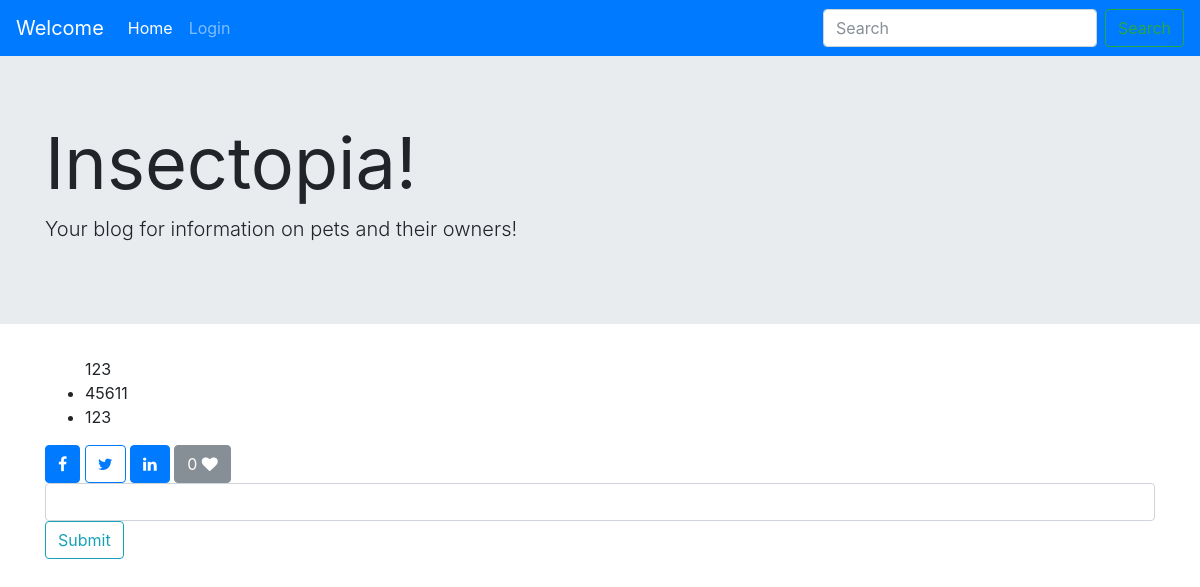
The page /posts/detail/123/ on the database as committed earlier.
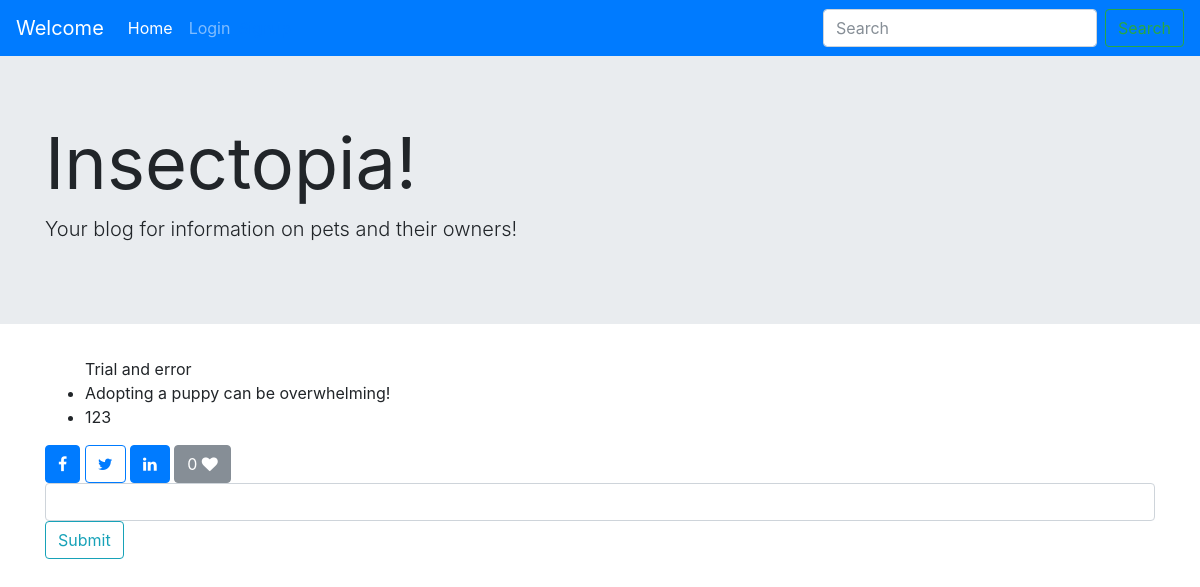
The same page on the database as committed later.
### posts/models.py (models this page shows, shortened)
class Post(models.Model):
	title = models.CharField(max_length=225)
	author = models.ForeignKey(User, default=1)
	slug = models.SlugField(unique=True)
	content = models.TextField()
	updated = models.DateTimeField(auto_now=True, auto_now_add=False)
	timestamp = models.DateTimeField(auto_now=False, auto_now_add=True)
	img = models.ImageField(null=True, blank=True, upload_to="post_images")
	draft = models.BooleanField(default=False)
	publish = models.DateField()
	def get_absolute_url(self):
		return reverse("posts:detail", kwargs={"post_slug": self.slug})
	class Meta:
		ordering = [ "title" ]

### posts/views.py (the view)
# urls.py: url(r'^detail/(?P<post_slug>[-\w]+)/$', views.post_detail, name="detail"),
def post_detail(request, post_slug):
	item = get_object_or_404 (Post, slug=post_slug)
	if not request.user.is_staff:
		if item.draft or item.publish > timezone.now().date():
			raise Http404
	liked = False
	if request.user.is_authenticated():
		if Like.objects.filter(post=item, user=request.user).exists():
			liked = True
		else:
			liked = False
	like_count = item.like_set.count()
	context = {
		"item": item,
		"liked": liked,
		"like_count": like_count,
	}
	return render(request, "post_detail.html", context)

### posts/templatetags/share.py (called while the page is built)
@register.filter
def share(value):
	return quote(value)

### posts/templates/post_detail.html (shortened to what this page needs)
{% extends "base.html" %}
{% load share %}
{% block content %}
<div class="col-sm-6 col-sm-offset-3">
</div>
	<ul>
		<a>{{item.title}} </a>
		<li>{{item.content}}</li>
		<li>{{item.slug}}</li>
	</ul>
<a class="btn btn-primary" href="https://www.facebook.com/sharer/sharer.php?u={{request.build_absolute_uri}}">
<i class="fa fa-facebook" aria-hidden="true"></i>
</a>
<a class="btn btn-outline-primary" href="https://twitter.com/home?status={{item.content|truncatechars:140|share}}%20{{request.build_absolute_uri}}">
<i class="fa fa-twitter" aria-hidden="true"></i>
</a>
<a class="btn btn-primary" href="https://www.linkedin.com/shareArticle?mini=true&url={{request.build_absolute_uri}}&title={{items.title|share}}&summary={{items.content|share}}&source={{request.build_absolute_uri}}">
<i class="fa fa-linkedin" aria-hidden="true"></i>
</a>
    <div class="btn btn-secondary" onclick="ajax_like()">
        <span id="likes_count">{{like_count}}</span>
        <span><i id="heart" class="fa fa-heart {% if liked %}text-danger{% endif %}" aria-hidden="true"></i></span>
    </div>
    {% include "comments.html" %}
{% endblock %}

Rows that differ between the two databases and show on the page:
changed Post: title "123" → "Trial and error"; content "45611" → "Adopting a puppy can be overwhelming!"
